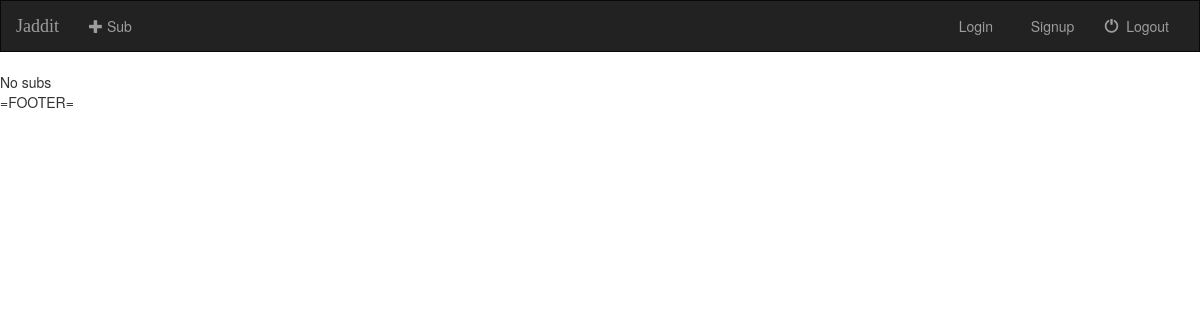
The app's page /, older data.
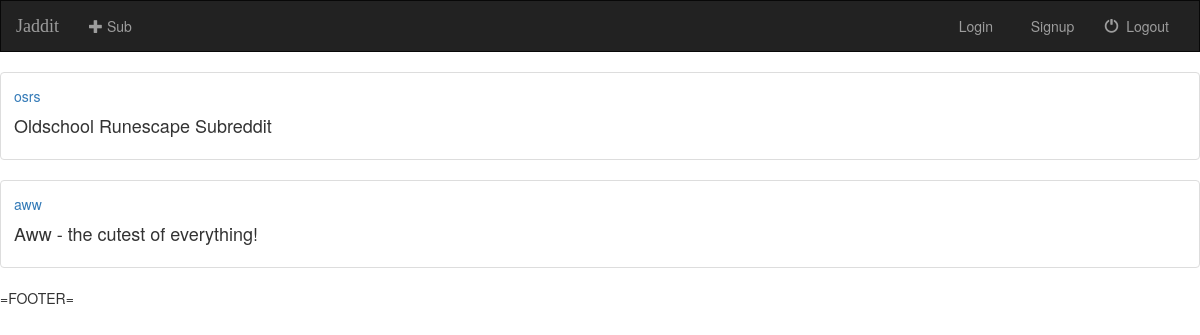
The same page, newer data.
### subs/models.py (models this page shows, shortened)
class Sub(models.Model):
    name = models.CharField(max_length=25)
    title = models.CharField(max_length=255)
    description = models.CharField(max_length=500)
    submission_text = models.CharField(max_length=1024)

### subs/views.py (the view)
# urls.py: url(r'^$', views.index, name='index'),
def index(request):
    subs = Sub.objects.all()
    return render(request, 'subs/index.html', {'subs': subs})

### subs/templates/subs/index.html
{% extends 'subs/base.html' %}
{% block body %}
<div class="subs-container container-fluid">
    <div class="row">
        {% if subs %}
            {% for sub in subs %}
                <div class="col-sm-100">
                    <div class="thumbnail">
                       <div class="caption">
                            <a href="{% url 'subs:view_sub' sub.name %}"> {{ sub.name }} </a>
                            <h4>{{ sub.title }}</h4>
                        </div>
                    </div>
                </div>
            {% endfor %}
        {% else %}
            <div class="col-sm-100">
                <span> No subs </span>
        {% endif %}
        </div>
    </div>
</div>
{% endblock %}

### subs/templates/subs/base.html (shortened to what this page needs)
<!DOCTYPE html>
<html lang="en">
<head>
    {% load staticfiles %}
    <link rel="stylesheet" href="https://maxcdn.bootstrapcdn.com/bootstrap/3.3.6/css/bootstrap.min.css">
    <link rel="stylesheet" type="text/css" href="{% static 'subs/style.css' %}"/>
</head>
<body>
<nav class="navbar navbar-inverse">
    <div class="container-fluid">
        <div class="navbar-header">
            <a class="navbar-brand" href="{% url 'subs:index' %}">Jaddit</a>
        </div>
        <div class="collapse navbar-collapse" id="topNavBar">
            <ul class="nav navbar-nav">
                <li>
                    <a href="#">
                        <span class="glyphicon glyphicon-plus" aria-hidden="true"></span>&nbsp;Sub
                    </a>
                </li>
            </ul>
            <ul class="nav navbar-nav navbar-right">
                <li>
                    <a href="#">
                        &nbsp; Login
                    </a>
                </li>
                <li>
                    <a href="#">
                        &nbsp; Signup
                    </a>
                </li>
                <li>
                    <a href="#">
                        <span class="glyphicon glyphicon-off" aria-hidden="true"></span>&nbsp; Logout
                    </a>
                </li>
            </ul>
        </div>
    </div>
</nav>
{% block body %}
{% endblock %}
=FOOTER=
</body>
</html>

### subs/static/subs/style.css (style rules this page uses)
.navbar { border-radius: 0; }
.navbar-brand { font-family: 'Satisfy', cursive; }

Row changes from the older to the newer data that the page shows:
added Sub: name "osrs", title "Oldschool Runescape Subreddit"
added Sub: name "aww", title "Aww - the cutest of everything!"
Text that changed along with them:
text no longer shown: "No subs"
